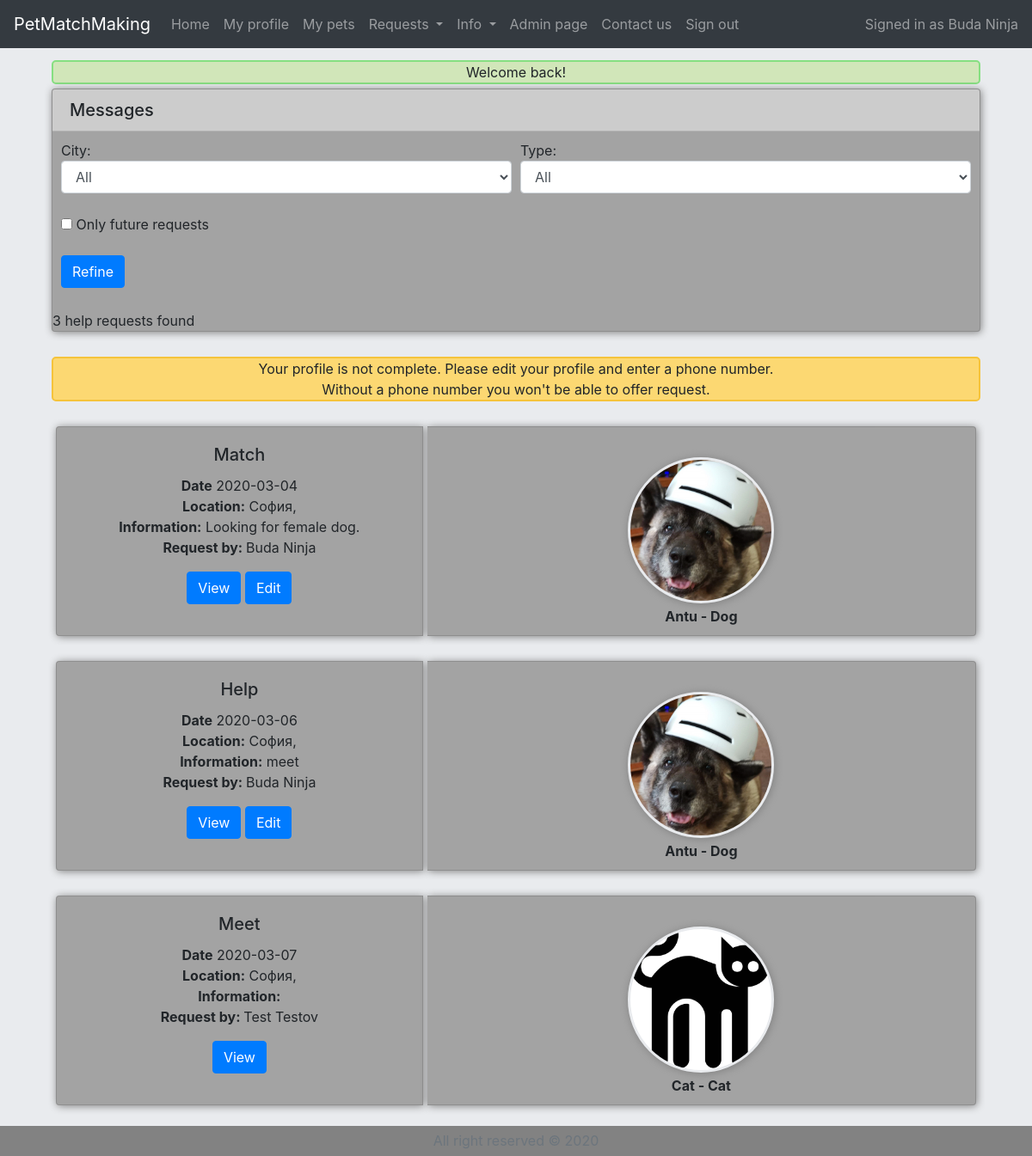
The app's page /main.php (signed in) with its own data.
### tables this page shows
CREATE TABLE `users` (
  `userID` int(11) NOT NULL,
  `userEmail` varchar(64) NOT NULL,
  `userPassword` varchar(64) NOT NULL,
  `userFName` varchar(64) NOT NULL,
  `userLName` varchar(64) NOT NULL,
  `userPhone` varchar(64) NOT NULL,
  `userBirthday` date NOT NULL,
  `userAbout` text NOT NULL,
  `userRegisterTime` datetime NOT NULL,
  `userStatus` varchar(64) NOT NULL
);

CREATE TABLE `helprequests` (
  `helpID` int(11) NOT NULL,
  `userID` int(11) NOT NULL,
  `helpLocLat` float(10,6) NOT NULL,
  `helpLocLng` float(10,6) NOT NULL,
  `helpLocCity` varchar(64) NOT NULL,
  `helpLocStreet` varchar(64) NOT NULL,
  `helpLocNum` varchar(64) NOT NULL,
  `helpLocCountry` varchar(64) NOT NULL,
  `helpRegisterTime` datetime NOT NULL,
  `helpStartTime` datetime NOT NULL,
  `helpEndTime` datetime NOT NULL,
  `helpPayment` text NOT NULL,
  `helpAbout` text NOT NULL,
  `helpType` varchar(64) NOT NULL,
  `userPhone` varchar(64) NOT NULL,
  `helpStatus` int(11) NOT NULL
);

CREATE TABLE `pets_helprequests` (
  `petID` int(11) NOT NULL,
  `helpID` int(11) NOT NULL,
  `userID` int(11) NOT NULL,
  `recordRegisterTime` datetime NOT NULL
);

CREATE TABLE `pets` (
  `petID` int(11) NOT NULL,
  `userID` int(11) NOT NULL,
  `petName` varchar(64) NOT NULL,
  `petType` varchar(64) NOT NULL,
  `petBirthday` date NOT NULL,
  `petSex` varchar(64) NOT NULL,
  `petFood` text NOT NULL,
  `petTemper` text NOT NULL,
  `petAbout` text NOT NULL,
  `petStatus` int(11) NOT NULL,
  `petRegisterTime` datetime NOT NULL
);

### classes/dbClass.php (called while the page is built, shortened)
<?php
require_once "User.php";
class dbClass
{
    private $host;
    private $db;
    private $charset;
    private $user;
    private $pass;
    private $opt = array(
        PDO::ATTR_ERRMODE => PDO::ERRMODE_EXCEPTION,
        PDO::ATTR_DEFAULT_FETCH_MODE => PDO::FETCH_ASSOC
    );
    private $connection;
    public function __construct(string $host = "localhost", string $db = "petmatchdb", string $charset = "utf8", string $user = "root", string $pass = "")
    {
        $this->host = $host;
        $this->db = $db;
        $this->charset = $charset;
        $this->user = $user;
        $this->pass = $pass;
    }
    public function connect()
    {
        $dsn = "mysql:host=$this->host;dbname=$this->db;charset=$this->charset";
        $this->connection = new PDO($dsn, $this->user, $this->pass, $this->opt);
    }
    public function disconnect(){
        $this->connection = null;
    }
    public function getObjectsGeneral($table_name, $condition, $objectToFetch){
        $objArray = Array();
        $sql="SELECT * FROM `".$table_name."`".$condition;
        $result = $this->connection->query($sql);
        while ($row = $result->fetchObject($objectToFetch)){
            $objArray[] = $row;
        }
        return $objArray;
    }
    function xmlToString($htmlStr)
    {
        $xmlStr=str_replace('&lt;','<',$htmlStr);
        $xmlStr=str_replace('&gt;','>',$xmlStr);
        $xmlStr=str_replace('&quot;','"',$xmlStr);
        $xmlStr=str_replace("&#39;","'",$xmlStr);
        $xmlStr=str_replace('&amp;',"&",$xmlStr);
        return $xmlStr;
    }
    public function getPetImageLocation(Pet $p)
    {
        $location = "Images/Pets/";
        $filename = $p->getPetID().".JPG";
        if (!file_exists($location.$filename)){
            $location = "Images/Pets/General/";
            $filename = $p->getPetType().".png";
            $filename = preg_replace('/\s+/ ', '', $filename);
        }
        return $location.$filename;
    }
}

### classes/User.php (called while the page is built, shortened)
<?php
require_once "dbClass.php";
class User
{
    private $userFName;
    private $userLName;
    private $userPhone;
    private $userStatus;
    public function getUserFName()
    {
        $db = new dbClass();
        return $db->xmlToString($this->userFName);
    }
    public function getUserLName()
    {
        $db = new dbClass();
        return $db->xmlToString($this->userLName);
    }
    public function getUserPhone()
    {
        return $this->userPhone;
    }
    public function getUserStatus()
    {
        return $this->userStatus;
    }
}

### classes/dbClassHelpRequestFunctions.php (called while the page is built, shortened)
<?php
require_once "dbClass.php";
require_once "Pet.php";
require_once "User.php";
require_once "HelpRequest.php";
class dbClassHelpRequestFunctions
{
    public function getAllActiveHelpRequests(){
        $db=new dbClass();
        return  $db->getObjectsGeneral("helprequests"," WHERE `helpStatus` = 1", "HelpRequest");
    }
}

### classes/dbClassUserFunctions.php (called while the page is built, shortened)
<?php
require_once "dbClass.php";
require_once "Pet.php";
require_once "Pet_HelpRequest.php";
class dbClassUserFunctions
{
    public function getUserByID($ID){
        $db = new dbClass();
        $uArr = $db->getObjectsGeneral("users", " WHERE `userID`='".$ID."'", "User");
        $u = null;
        if ($uArr != null)
            $u = $uArr[0];
        return $u;
    }
}

### classes/HelpRequest.php (called while the page is built, shortened)
<?php
require_once "dbClass.php";
class HelpRequest
{
    private $helpID;
    private $userID;
    private $helpLocCity;
    private $helpLocStreet;
    private $helpStartTime;
    private $helpEndTime;
    private $helpPayment;
    private $helpType;
    public function getHelpID()
    {
        return $this->helpID;
    }
    public function getUserID()
    {
        return $this->userID;
    }
    public function getHelpLocCity()
    {
        $db = new dbClass();
        return $db->xmlToString($this->helpLocCity);
    }
    public function getHelpLocStreet()
    {
        $db = new dbClass();
        return $db->xmlToString($this->helpLocStreet);
    }
    public function getHelpStartTime()
    {
        return $this->helpStartTime;
    }
    public function getHelpEndTime()
    {
        return $this->helpEndTime;
    }
    public function getHelpPayment()
    {
        return $this->helpPayment;
    }
    public function getHelpType()
    {
        return $this->helpType;
    }
}

### classes/Pet_HelpRequest.php (called while the page is built, shortened)
<?php
class Pet_HelpRequest
{
    private $petID;
    public function getPetID()
    {
        return $this->petID;
    }
}

### classes/Pet.php (called while the page is built, shortened)
<?php
class Pet
{
    private $petID;
    private $petName;
    private $petType;
    public function getPetID()
    {
        return $this->petID;
    }
    public function getPetName()
    {
        return $this->petName;
    }
    public function getPetType()
    {
        return $this->petType;
    }
}

### HelpRequestsAll.php (the view, shortened to what this page needs)
<?php
require_once "classes/dbClass.php";
require_once "classes/Pet.php";
require_once "classes/HelpRequest.php";
require_once "classes/Pet_HelpRequest.php";
require_once "classes/dbClassHelpRequestFunctions.php";
require_once "classes/User.php";
require_once "classes/dbClassUserFunctions.php";
$db = new dbClass();
function selectItems($items, $selectedoption)
{
    $text = "";
    $text.="<option value='All'>All</option>\n";
    foreach($items as $k=>$v)
    {
        if ($v != "")
        {
            $text.="<option value='$v'";
            $text.=">$v</option>\n";
        }
    }
    return $text;
}
$futurechecked="";
$form_helpType="All";
$form_helpLocCity="All";
$dbhr = new dbClassHelpRequestFunctions();
if (isset($_POST['sort'])) {
    $refinementArray = array();
    if (isset($_POST['city'])) {
        $refinementArray['helpLocCity'] = $_POST['city'];
    }
    if (isset($_POST['helpType']) && $_POST['helpType'] != "All") {
        $refinementArray['helpType'] = $_POST['helpType'];
    }
    if (isset($_POST['future']))
    {
        $refinementArray['future'] = "";
    }
    $helpRequestsArr = null;
    $_SESSION['refinement'] = $refinementArray;
    $_SESSION['nextPage']="HelpRequestsAll.php";
    header("Location: main.php");
    die();
}
else{
    $helpRequestsArr = $dbhr->getAllActiveHelpRequests();
}
$cityNameArr = array();
$helpTypeArr = array();
foreach ($dbhr->getAllActiveHelpRequests() as $k=>$v)
{
    array_push($cityNameArr, $v->getHelpLocCity());
    array_push($helpTypeArr, $v->getHelpType());
}
$cityNameArr = array_unique($cityNameArr);
$helpTypeArr = array_unique($helpTypeArr);
?>
<div class='d-flex justify-content-center'>
    <div class='card' id='helpRequests-refinement'>
        <h5 class="card-header">Messages</h5>
    <form action="HelpRequestsAll.php" method="post" enctype="multipart/form-data">
        <div class="form-group" id='helpRequests-refinement-text'>
            <div class="form-row">
                <div class="col">
                    City:
                </div>
                <div class="col">
                    Type:
                </div>
            </div>
            <div class="form-row">
                <div class="col">
                    <select class="form-control" name='city'><?=selectItems($cityNameArr, $form_helpLocCity)?></select>
                </div>
                <div class="col">
                    <select class="form-control" name='helpType'><?=selectItems($helpTypeArr, $form_helpType)?></select>
                </div>
            </div>
            <br>
            <div class="form-group">
            <div class="form-row">
                <div class="col">
                    <input type="checkbox"  name="future" value="future" <?=$futurechecked?>>
                    <label>Only future requests</label>
                </div>
            </div>
            </div>
            <button type="submit" class="btn btn-primary" name="sort">Refine</button>
        </div>
    </form>
        <?php
        echo sizeof($helpRequestsArr)." help requests found";
        ?>
    </div>
</div>
<?php
$dbu = new dbClassUserFunctions();
$signedInUserPhone = $dbu->getUserByID($_SESSION['user'])->getUserPhone();
if ($signedInUserPhone == "")
    echo "<br><div class='userMessageRed'>Your profile is not complete. Please edit your profile and enter a phone number.<br> Without a phone number you won't be able to offer request.</div>";
echo "<br>";
if ($helpRequestsArr== null)
    echo "";
else
{
    foreach ($helpRequestsArr as $k)
    {
        $HRpetsArray = $db->getObjectsGeneral("pets_helprequests", " WHERE `helpID`='".$k->getHelpID()."'", "Pet_HelpRequest");
        if ($HRpetsArray == null){
            $petsInRequest="No pets in request";
        }
        else {
            $petsInRequest="<div class='card-deck'>";
            foreach ($HRpetsArray as $p_hr)
            {
                $p = $db->getObjectsGeneral("pets", " WHERE `petID`='".$p_hr->getPetID()."'", "Pet");
                $image_str = "'background-image:url(".$db->getPetImageLocation($p[0]).")';";
                $petsInRequest.="<div class='pet-img' style=$image_str><div class='pet-name'>".$p[0]->getPetName()." - ".$p[0]->getPetType()."</div></div>";
            }
            $petsInRequest.="</div>";
        }
        $u = $db->getObjectsGeneral("users", " WHERE `userID`='".$k->getUserID()."'", "User")[0];
        $userName = $u->getUserFName()." ".$u->getUserLName();
        $str="";
        $str.="<div class='d-flex justify-content-center'>";
        $str.="<div class='card-group' id='helpRequestCard'>";
            $str.="<div class='card text-center'  id='helpRequestCard-request'>";
            $str.="<div class='card-body'>";
            $str.="<h5 class='card-title'>".$k->getHelpType()."</h5>";
            $str.="<p class='card-text'>";
            $helpTimeStr="";
            if ($k->getHelpEndTime() == "0000-00-00 00:00:00"){
                if ($k->getHelpStartTime() == "0000-00-00 00:00:00"){
                    $helpTimeStr .= "<b>Time not specified</b><br>";
                }
                else
                    $helpTimeStr .= "<b>Date</b> ".substr($k->getHelpStartTime(), 0, 10)."<br>";
            }
            else
                $helpTimeStr .= "<b>Time:</b> ".substr($k->getHelpStartTime(), 0, 10)." - ".substr($k->getHelpEndTime(), 0, 10)."<br>";
            $str.=$helpTimeStr;
            $str.="<b>Location:</b> ".$k->getHelpLocCity().", ".$k->getHelpLocStreet()."<br>";
            $str.="<b>Information:</b> ".$k->getHelpPayment()."<br>";
            $str.="<b>Request by: </b>".$userName."";
            $str.="<form action='myHelpRequests.php' method=post><button type='submit' class='btn btn-primary' name='"."view".$k->getHelpID()."'>View</button>";
            if ($k->getUserID() == $_SESSION['user'])
                $str .= "  <button type='submit' class='btn btn-primary' name='" . "editHelp" . $k->getHelpID() . "'>Edit</button>";
            $str.="</form>";
            $str.="</p></div>";
            $str.="</div>";
        $str.="<div class='card text-center' id='helpRequestCard-pets'>";
        $str.="<div class='card-body mx-auto'>";
        $str.=$petsInRequest;
        $str.="</div>";
        $str.="</div>";
        $str.="</div>";
        $str.="</div><br>";
        echo $str;
    }
}
?>

### headerUser.php (shortened to what this page needs)
<header>
    <div class="fixed-top">
        <nav class="navbar navbar-expand-lg navbar-dark bg-dark">
            <div class="navbar-brand" href="#">PetMatchMaking</div>
            <div class="collapse navbar-collapse" id="navbarNavDropdown">
                <ul class="navbar-nav mr-auto">
                    <li class="nav-item">
                        <a class="nav-link" href="main.php">Home</a>
                    </li>
                    <li class="nav-item">
                        <a class="nav-link" href="?myProfile">My profile</a>
                    </li>
                    <li class="nav-item">
                        <a class="nav-link" href="?myPets">My pets</a>
                    </li>
                    <li class="nav-item dropdown">
                        <a class="nav-link dropdown-toggle" href="#" id="navbarDropdownMenuLink" data-toggle="dropdown" aria-haspopup="true" aria-expanded="false">
                            Requests
                        </a>
                    </li>
                    <li class="nav-item dropdown">
                        <a class="nav-link dropdown-toggle" href="#" id="navbarDropdownMenuLink" data-toggle="dropdown" aria-haspopup="true" aria-expanded="false">
                            Info
                        </a>
                    </li>
                    <?php
                    require_once "classes/dbClass.php";
                    require_once "classes/User.php";
                    $db = new dbClass();
                    $signedInUser = $db->getObjectsGeneral("users", "WHERE `userID`='".$_SESSION['user']."'", "User")[0];
                    if ($signedInUser->getUserStatus()=="admin")
                        echo "<li class='nav-item'><a class='nav-link' href='?admin'>Admin page</a></li>";
                    ?>
                    <li class="nav-item">
                        <a class="nav-link" href="?contactUs">Contact us</a>
                    </li>
                    <li class="nav-item">
                        <a class="nav-link" href="?signOut">Sign out</a>
                    </li>
                </ul>
                <span class="navbar-text">
                  <?php
                  if (isset($_SESSION['user']))
                      echo "Signed in as ".$signedInUser->getUserFName()." ".$signedInUser->getUserLName();
                  else
                      echo "Not signed in";
                  ?>
                </span>
            </div>
        </nav>
    </div>
</header>

### styles/myCss.css (style rules this page uses)
html { position: relative; min-height: 100%; }
body { background-color: #E9EBEE; margin-bottom: 35px; padding-top: 70px; }
.card { width: 95%; background-color: #A3A3A3; margin: 5px; box-shadow: 1px 1px 10px grey; }
.card-header { background-color: #CCCCCC; }
.pet-img { position: relative; float: left; width: 170px; height: 170px; background-color: white; background-position: 50% 50%; background-repeat: no-repeat; background-size: cover; border: 3px solid #E9EBEE; border-radius: 50%; margin: 15px; box-shadow: 1px 1px 10px grey; text-align: center; }
.pet-name { font-weight: bold; position: absolute; bottom: -30px; width: 100%; }
.userMessageRed { margin: auto; text-align: center; width: 90%; border: 2px solid #F5C33B; background-color: #FCD872; border-radius: 5px; }
#helpRequestCard { width: 90%; }
#helpRequestCard-pets { flex-grow: 3; }
#helpRequestCard-request { flex-grow: 2; }
#helpRequests-refinement { width: 90%; }
#helpRequests-refinement-text { padding: 10px; }
.card-deck { display: flex; margin-right: auto; margin-left: auto; }

### records on screen
users: userFName "Buda", userLName "Ninja"
helprequests: helpType "Match", helpStartTime "2020-03-04", helpLocCity "София", helpPayment "Looking for female dog.", userID.userLName "Buda Ninja"
pets_helprequests: petID.petName "Antu", petID.petType "Dog"
helprequests: helpType "Help", helpStartTime "2020-03-06", helpLocCity "София", helpPayment "meet", userID.userLName "Buda Ninja"
pets_helprequests: petID.petName "Antu", petID.petType "Dog"
helprequests: helpType "Meet", helpStartTime "2020-03-07", helpLocCity "София", userID.userLName "Test Testov"
pets_helprequests: shows a picture, petID.petName "Cat", petID.petType "Cat"

### other values on screen
$_SESSION['userMessage'] "Welcome back!"
sizeof($helpRequestsArr) "3"
